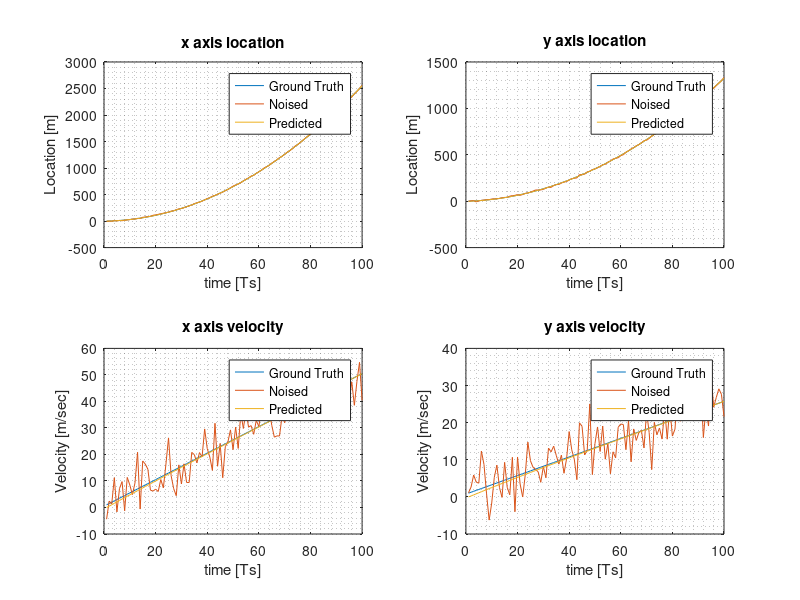

The MATLAB source for this figure:


clc
clear
close all

%% user defined

Fs=1;
    
N=1e2;

sigma_x=5;

sigma_z=1;

n=4; % state dimension
l=2; % input dimension
m=3; % measurement dimension

a_x=0.5; % acceleration
a_y=0.25;
v_y=1; 
v_x=1;


p_anch_1_x=0;
p_anch_1_y=0;

p_anch_2_x=10;
p_anch_2_y=0;

p_anch_3_x=5;
p_anch_3_y=10;


%% Intermediate calculations

Ts=1/Fs;

k=0:Ts:(N-1)*Ts;

Q=(sigma_x^2)*eye(n);
R=(sigma_z^2)*eye(m);

p_anch_1=[p_anch_1_x;p_anch_1_y];
p_anch_2=[p_anch_2_x;p_anch_2_y];
p_anch_3=[p_anch_3_x;p_anch_3_y];

%error(' data generation: lines 64-78 need to be reviewed. algo: 116-139 needs rto be reviewed as well ')

%% Simulation
%%%%%%%%%%%%%%%%%%%%%%

%% Data Generation

x_GT=zeros(1,N);
x_dot_GT=v_x*ones(1,N);
y_GT=zeros(1,N);
y_dot_GT=v_y*ones(1,N);

d_GT_1=zeros(1,N);
d_GT_2=zeros(1,N);
d_GT_3=zeros(1,N);

for kk=2:N
    
    %%% State parameters
    
    x_GT(kk)=x_GT(kk-1)+x_dot_GT(kk-1)*Ts+a_x*(Ts^2)/2;
    x_dot_GT(kk)=x_dot_GT(kk-1)+a_x*Ts;
    
    y_GT(kk)=y_GT(kk-1)+y_dot_GT(kk-1)*Ts+a_y*(Ts^2)/2;
    y_dot_GT(kk)=y_dot_GT(kk-1)+a_y*Ts;
    
    
    %%% Measurement parameters
    p_GT=[x_GT(kk);y_GT(kk)];
    
    d_GT_1(kk)=(p_GT-p_anch_1)'*(p_GT-p_anch_1);
    d_GT_2(kk)=(p_GT-p_anch_2)'*(p_GT-p_anch_2);
    d_GT_3(kk)=(p_GT-p_anch_3)'*(p_GT-p_anch_3);
    
end

X_GT=[x_GT;y_GT;x_dot_GT;y_dot_GT];

X_Noised=X_GT+sigma_x*randn(n,N);

Z_GT=[d_GT_1;d_GT_2;d_GT_3];

Z_Noised=Z_GT+sigma_z*randn(m,N);


%% Kalman filter 

%%%
X_est_apr=zeros(n,N);
x_est_postr=zeros(n,1);

%%% Covariance matrix
P_est_post=eye(n);
P_est_postr=eye(n);

u=[a_x;a_y];

F=[1 0 Ts 0; 0 1 0 Ts;0 0 1 0;0 0 0 1];
G=[Ts^2/2 0;0 Ts^2/2;Ts 0;0 Ts];

 % State functions
 
 p_anch_x=[p_anch_1_x;p_anch_2_x;p_anch_3_x];
 p_anch_y=[p_anch_1_y;p_anch_2_y;p_anch_3_y];
 
 p_anch=[p_anch_x,p_anch_y];
 
 p_anch_1=[p_anch_1_x;p_anch_1_y];
 p_anch_2=[p_anch_2_x;p_anch_2_y];
 p_anch_3=[p_anch_3_x;p_anch_3_y];

 f=@(x,u,w) F*x+G*u+w;
 
 h=@(p,p_anch,v) (p-p_anch)'*(p-p_anch)+v; % p and p_anch are 2x1 column vectors


% Jacobians
 A=F;
 W=eye(n);
 

 
 %H=2*[x_est_postr(1)*ones(m,1)-p_anch_x,x_est_postr(2)*ones(m,1)-p_anch_y,zeros(m,1),zeros(m,1)];
 H=2*[x_est_postr(1)*ones(m,1)-p_anch_x,...
          x_est_postr(2)*ones(m,1)-p_anch_y,...
          zeros(m,1),zeros(m,1)];

 V=eye(m);

for kk=2:N

     %%% 1) Time update equations
    
    x_est_apr=F*x_est_postr+G*u;
    x_est_apr1=f(x_est_postr,u,0);
    
    X_est_apr(:,kk)= x_est_apr;
    
    P_est_apr=A*P_est_post*A'+W*Q*W';
    
    %%% 2) Measurement correction equations
    
     H=2*[x_est_postr(1)*ones(m,1)-p_anch_x,...
              x_est_postr(2)*ones(m,1)-p_anch_y,...
              zeros(m,1),zeros(m,1)];
    
    K=P_est_apr*H'*inv(H*P_est_apr*H'+V*R*V);
 
    z=Z_Noised(:,kk);
    h_vec=[h(x_est_apr(1:2),p_anch_1,0);h(x_est_apr(1:2),p_anch_2,0);h(x_est_apr(1:2),p_anch_3,0)];
    
    x_est_postr=x_est_apr+K*(z-h_vec);

  %   x_est_postr=x_est_apr+K*(z-H*x_est_apr);
    
    P_est_postr=(eye(n)-K*H)*P_est_apr;
  
end

%% Display

figure
set(gcf,'windowstyle','docked')


subplot(2,2,1)
plot(X_GT(1,:))
hold on
plot(X_Noised(1,:))
hold on
plot(X_est_apr(1,:))
title('x axis location')
grid minor
xlabel('time [Ts]')
ylabel('Location [m]')
legend('Ground Truth','Noised','Predicted','Location','best')

subplot(2,2,2)
plot(X_GT(2,:))
hold on
plot(X_Noised(2,:))
hold on
plot(X_est_apr(2,:))
title('y axis location')
grid minor
xlabel('time [Ts]')
ylabel('Location [m]')
legend('Ground Truth','Noised','Predicted','Location','best')

subplot(2,2,3)
plot(X_GT(3,:))
hold on
plot(X_Noised(3,:))
hold on
plot(X_est_apr(3,:))
title('x axis velocity')
grid minor
xlabel('time [Ts]')
ylabel('Velocity [m/sec]')
legend('Ground Truth','Noised','Predicted','Location','best')

subplot(2,2,4)
plot(X_GT(4,:))
hold on
plot(X_Noised(4,:))
hold on
plot(X_est_apr(4,:))
title('y axis velocity')
grid minor
xlabel('time [Ts]')
ylabel('Velocity [m/sec]')
legend('Ground Truth','Noised','Predicted','Location','best')











